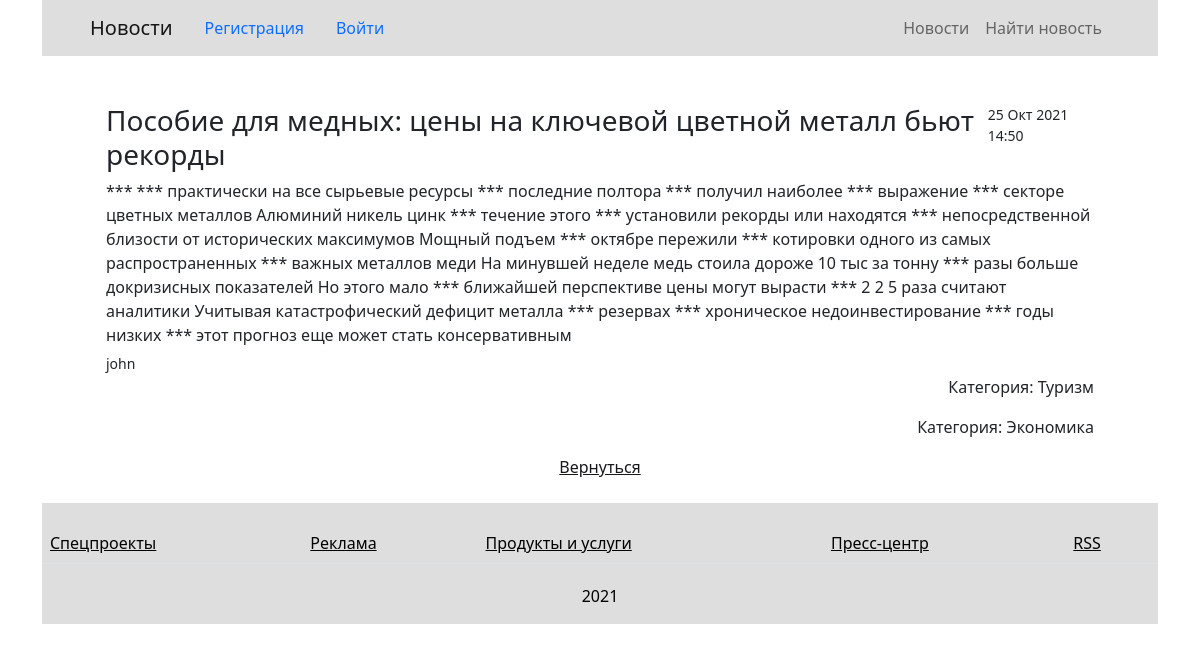
The page /news/1/ on the database its author committed.
### news/models.py (models this page shows, shortened)
class Post(models.Model):
    CHOICE_NEWS_OR_ARTICLE = [(1, 'News'), (2, 'Article')]
    news_or_article = models.IntegerField(choices=CHOICE_NEWS_OR_ARTICLE) # choises- список или кортеж,первым хранит значение, хранимое в БД, второй отображается виджетом формы
    header = models.CharField(max_length=255) # Первичный ключ доступен только для чтения
    text = models.TextField()
    date_time = models.DateTimeField(auto_now_add=True)
    rating = models.IntegerField(default=0)
    author = models.ForeignKey('Author', on_delete=models.CASCADE)
    categories = models.ManyToManyField('Category', through='PostCategory')

class Author(models.Model):
    user = models.OneToOneField(User, on_delete=models.CASCADE) # содержит аргументы полей модели
    rating = models.IntegerField(default=0)

class Category(models.Model):
    name = models.CharField(unique=True, max_length=255)
    subscribers = models.ManyToManyField(User, blank=True, related_name='subscribers')
    def __str__(self):
        return f'{self.name}'

### news/views.py (the view)
# urls.py: path('<int:pk>/', PostDetailView.as_view(), name='post_detail'), # Детальная новость
class PostDetailView(DetailView):
    template_name = 'news/post_detail.html'
    queryset = Post.objects.all()

### news/templatetags/Censor.py (called while the page is built)
@register.filter(name='censor')
def censor(value, arg='*'):
    list_value = re.split(r'\W+', value) # создаем из строки список слов, который нужно будет проверить на цензуру
    for word in list_value:
        if word.lower() in profanity_list: # сравниваем каждое слово со списком нежелательных слов
            list_value[list_value.index(word)] = arg # если находится плохое слово, заменяем его значением,заданным в arg
        else:
            word
    return ' '.join(list_value) # возвращаем отредактированную строку

### news/templatetags/auth_extras.py (called while the page is built)
@register.filter(name='has_group')
def has_group(user, common):
    group = Group.objects.get(name=common)
    return True if group in user.groups.all() else False

### templates/news/post_detail.html (shortened to what this page needs)
{% extends 'flatpages/default.html' %}
{% load Censor %}
{% block content %}
<div class="container">
 <div class="list-group p-3">
    <div class="flex-column align-items-start active">
        <div class="d-flex w-100 justify-content-between">
            <h3 class="">{{ post.header }}</h3>
            <small>{{post.date_time|date:'d M Y H:i' }}</small>
        </div>
    <p class="mb-1">{{ post.text|censor:"***" }}</p>
    <small>{{ post.author.user }}</small>
    <div style="text-align: right;">
        {% for category in post.categories.all %}
            <p>Категория: {{ category }}</p>
        {% endfor %}
    </div>
    </div>
     <a style="color:#16181b; text-align: center" href="/news/search">Вернуться</a>
 </div>
</div>
{% endblock content %}

### rows shown on the page
Post: header "Пособие для медных: цены на ключевой цветной металл бьют рекорды", date_time "25 Окт 2021 14:50", text|censor "*** *** практически на все сырьевые ресурсы *** последние полтора *** получил наиболее *** выражение *** секторе цветных металлов Алюминий никель цинк *** течение этого *** установили рекорды или находятся *** непосредственной близости от исторических максимумов Мощный подъем *** октябре пережили *** котировки одного из самых распространенных *** важных металлов меди На минувшей неделе медь стоила дороже 10 тыс за тонну *** разы больше докризисных показателей Но этого мало *** ближайшей перспективе цены могут вырасти *** 2 2 5 раза считают аналитики Учитывая катастрофический дефицит металла *** резервах *** хроническое недоинвестирование *** годы низких *** этот прогноз еще может стать…", author.user "john"
Category: name "Туризм"
Category: name "Экономика"
